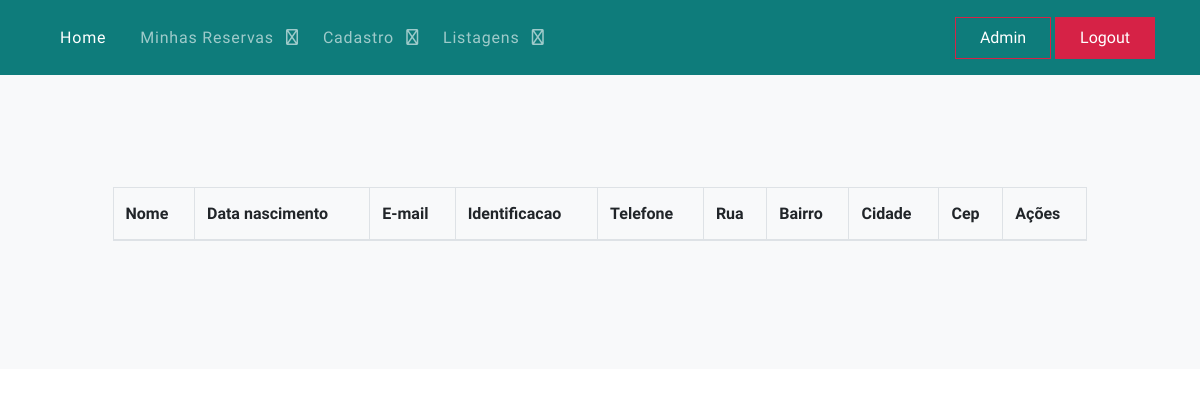
The app's page /listagemMeusDados/ (signed in), older data.
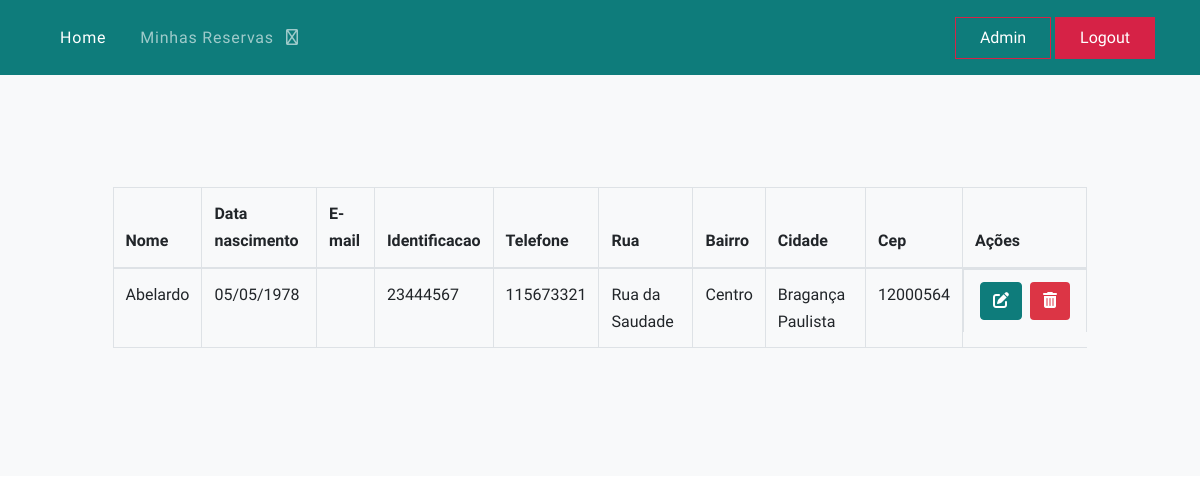
The same page, newer data.
### core/models.py (models this page shows, shortened)
class Pessoa(models.Model):
    nome = models.CharField(max_length=100, verbose_name='Nome')
    identificacao = models.IntegerField(default=0, verbose_name='Identificação')
    telefone = models.IntegerField(default=0, verbose_name='Telefone')
    endereco = models.ForeignKey(Endereco, on_delete=models.DO_NOTHING, verbose_name='Endereço')
    user = models.ForeignKey(CustomUser, on_delete=models.DO_NOTHING, verbose_name='User')  # verificar se é assim
    class Meta:
        verbose_name_plural = 'Pessoas'

class Cliente(Pessoa):
    dataNascimento = models.DateField(verbose_name='Data de Nascimento')
    isActive = models.BooleanField(default=True, verbose_name='Ativo?')
    class Meta:
        verbose_name_plural = 'Clientes'

class Pessoa(models.Model):
    nome = models.CharField(max_length=100, verbose_name='Nome')
    identificacao = models.IntegerField(default=0, verbose_name='Identificação')
    telefone = models.IntegerField(default=0, verbose_name='Telefone')
    endereco = models.ForeignKey(Endereco, on_delete=models.DO_NOTHING, verbose_name='Endereço')
    user = models.ForeignKey(CustomUser, on_delete=models.DO_NOTHING, verbose_name='User')  # verificar se é assim
    class Meta:
        verbose_name_plural = 'Pessoas'

class Endereco(models.Model):
    rua = models.CharField(max_length=100, verbose_name='Rua')
    cidade = models.CharField(max_length=50, verbose_name='Cidade')
    numero = models.IntegerField(default=0, verbose_name='Número')
    bairro = models.CharField(max_length=50, verbose_name='Bairro')
    cep = models.IntegerField(default=0000000, verbose_name='CEP')
    longitude = models.FloatField(default=0.00, verbose_name='Longitude')
    latitude = models.FloatField(default=0.00, verbose_name='Latitude')
    class Meta:
        verbose_name_plural = 'Endereços'

### core/views.py (the view)
# urls.py: path('listagemMeusDados/', listagemDadosCliente, name='url_listagem_dados_cliente'),
@login_required
def listagemDadosCliente(request):
    dados = Cliente.objects.filter(user__id__exact=request.user.id)
    contexto = {'dados': dados, 'text_input': 'Digite o numero da reserva'}
    return render(request, 'core/listagem_clientes.html', contexto)

### core/templatetags/template_extras.py (called while the page is built)
@register.filter(name='has_group')
def has_group(user, group_name):
    return user.groups.filter(name=group_name).exists()

### core/templates/core/listagem_clientes.html (shortened to what this page needs)
{% extends 'base.html' %}
{% load static %}
{% block main %}
    <section class="content">
      <div class="container-fluid">
        <div class="row justify-content-center">
        <div class="col-md-10">
            <table class="table table-bordered table-hover tabela-cadastro">
              <thead>
              <tr>
                <th>Nome</th>
                <th>Data nascimento</th>
                <th>E-mail</th>
                <th>Identificacao</th>
                <th>Telefone</th>
                <th>Rua</th>
                <th>Bairro</th>
                <th>Cidade</th>
                <th>Cep</th>
                <th>Ações</th>
              </tr>
              </thead>
              <tbody>
              {% for dado in dados %}
                  <tr>
                    <td>{{ dado.nome | default_if_none:'' }}</td>
                    <td>{{ dado.dataNascimento | default_if_none:'' | date:'d/m/Y'}}</td>
                    <td>{{ dado.email | default_if_none:'...' }}</td>
                    <td>{{ dado.identificacao | default_if_none:'' }}</td>
                    <td>{{ dado.telefone | default_if_none:'' }}</td>
                    <td>{{ dado.endereco.rua | default_if_none:'' }}</td>
                    <td>{{ dado.endereco.bairro | default_if_none:'' }}</td>
                    <td>{{ dado.endereco.cidade | default_if_none:'' }}</td>
                    <td>{{ dado.endereco.cep | default_if_none:'' }}</td>
                    <td class="d-flex">
                        <a href="{% url 'url_altera_cliente' dado.id %}" data-bs-toggle="tooltip" data-bs-placement="top" title="Editar" class="btn btn-secondary-blue btn-sm mx-1">
                            <i class="fas fa-edit"></i>
                        </a>
                        <a  href="{% url 'url_exclui_cliente' dado.id %}" data-bs-toggle="tooltip" data-bs-placement="top" title="Excluir" class="btn btn-danger btn-sm mx-1">
                            <i class="fas fa-trash-alt"></i>
                        </a>
                    </td>
                  </tr>
              {% endfor %}
              </tbody>
            </table>
          </div>
        </div>
      </div>
    </section>
{% endblock %}

Row changes from the older to the newer data that the page shows:
added Cliente: nome "Abelardo", dataNascimento "05/05/1978", identificacao "23444567", telefone "115673321", endereco.rua "Rua da Saudade", endereco.bairro "Centro", endereco.cidade "Bragança Paulista", endereco.cep "12000564"
Text that changed along with them:
text no longer shown: "Cadastro Listagens"
